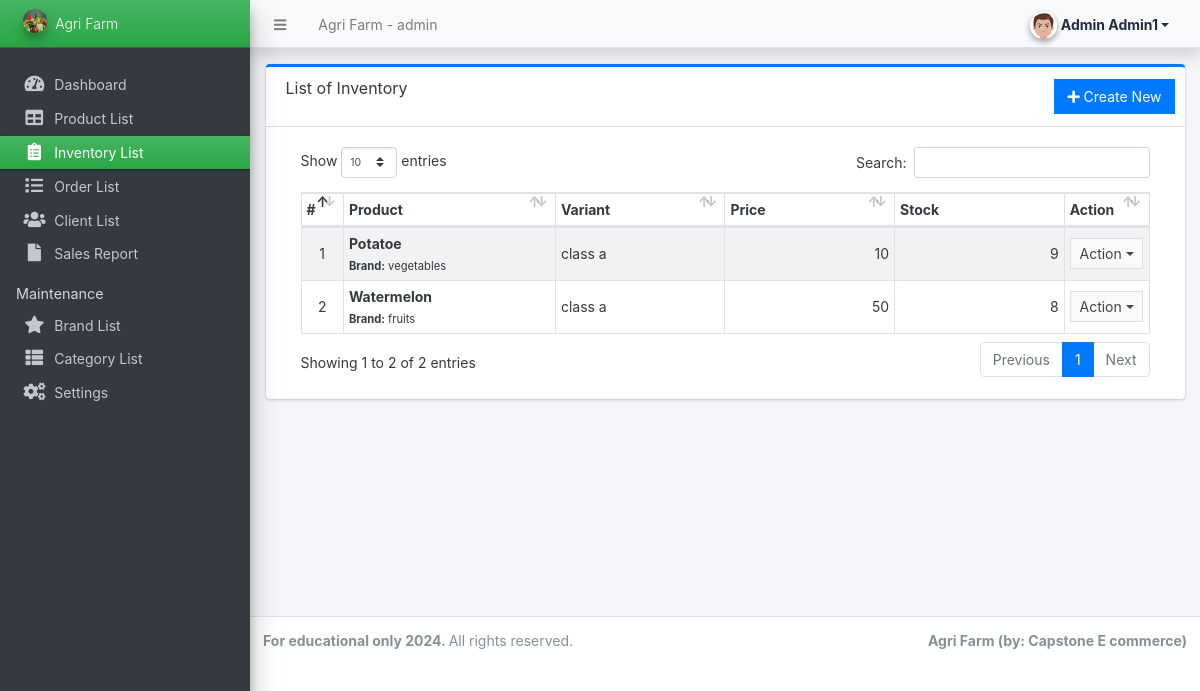
Before: /admin/?page=inventory (signed in) with the older database file.
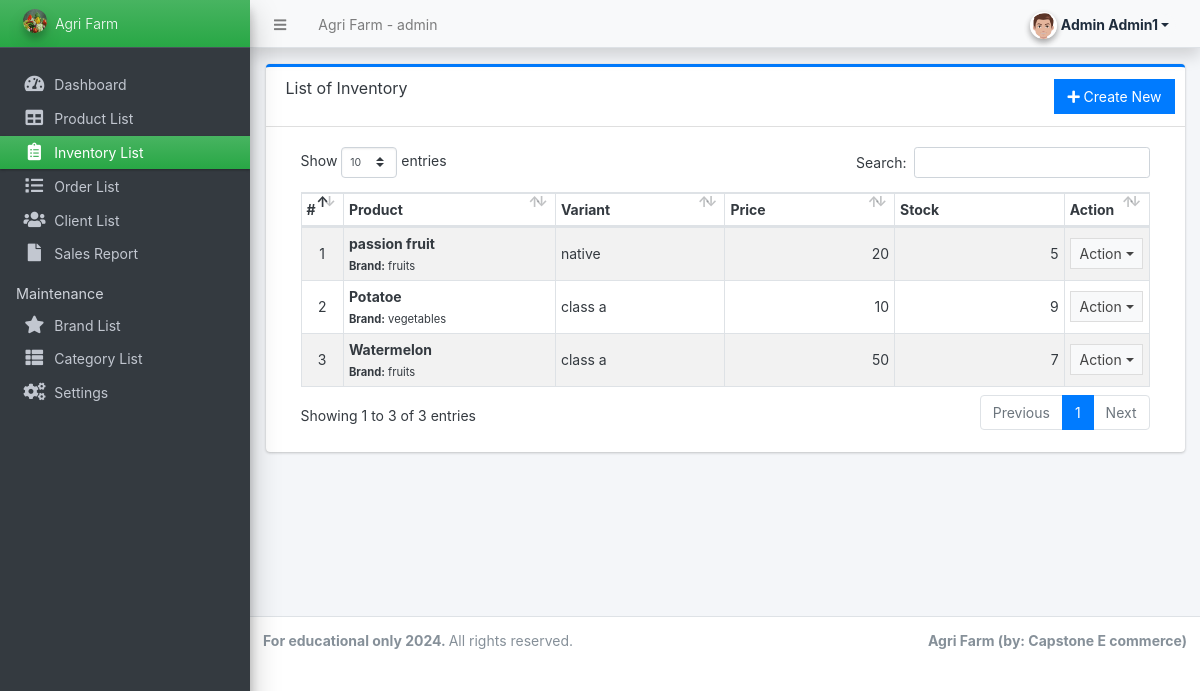
After: the same page with the newer database file.
### tables this page shows
CREATE TABLE `inventory` (
  `id` int(30) NOT NULL,
  `user_id_inventory` int(11) NOT NULL,
  `variant` text NOT NULL,
  `product_id` int(30) NOT NULL,
  `quantity` double NOT NULL,
  `price` float NOT NULL,
  `date_created` datetime NOT NULL DEFAULT current_timestamp(),
  `date_updated` datetime DEFAULT NULL ON UPDATE current_timestamp()
);

CREATE TABLE `products` (
  `id` int(30) NOT NULL,
  `brand_id` int(30) NOT NULL,
  `category_id` int(30) NOT NULL,
  `name` varchar(250) NOT NULL,
  `specs` text NOT NULL,
  `status` tinyint(1) NOT NULL DEFAULT 1,
  `delete_flag` tinyint(1) NOT NULL DEFAULT 0,
  `date_created` datetime NOT NULL DEFAULT current_timestamp(),
  `user_id` int(50) NOT NULL
);

CREATE TABLE `brands` (
  `id` int(30) NOT NULL,
  `user_id_brand` int(11) NOT NULL,
  `name` varchar(250) NOT NULL,
  `description` text DEFAULT NULL,
  `image_path` text DEFAULT NULL,
  `status` tinyint(1) NOT NULL DEFAULT 1,
  `delete_flag` tinyint(1) NOT NULL DEFAULT 0,
  `date_created` datetime NOT NULL DEFAULT current_timestamp()
);

### config.php (called while the page is built, shortened)
<?php
function format_num($number = '' , $decimal = ''){
    if(is_numeric($number)){
        $ex = explode(".",$number);
        $decLen = isset($ex[1]) ? strlen($ex[1]) : 0;
        if(is_numeric($decimal)){
            return number_format($number,$decimal);
        }else{
            return number_format($number,$decLen);
        }
    }else{
        return "Invalid Input";
    }
}
?>

### admin/inventory/index.php (the view, shortened to what this page needs)
<div class="card card-outline card-primary">
	<div class="card-header">
		<h3 class="card-title">List of Inventory</h3>
		<div class="card-tools">
			<a href="?page=inventory/manage_inventory" class="btn btn-flat btn-primary"><span class="fas fa-plus"></span>  Create New</a>
		</div>
	</div>
	<div class="card-body">
		<div class="container-fluid">
        <div class="container-fluid">
			<table class="table table-hover table-striped table-bordered">
				<colgroup>
					<col width="5%">
					<col width="25%">
					<col width="20%">
					<col width="20%">
					<col width="20%">
					<col width="10%">
				</colgroup>
				<thead>
					<tr>
						<th>#</th>
						<th>Product</th>
						<th>Variant</th>
						<th>Price</th>
						<th>Stock</th>
						<th>Action</th>
					</tr>
				</thead>
				<tbody>
					<?php
					$i = 1;
						$qry = $conn->query("SELECT i.*,p.name as product,b.name as bname from `inventory` i inner join `products` p on p.id = i.product_id inner join brands b on p.brand_id = b.id order by unix_timestamp(i.date_created) desc ");
						while($row = $qry->fetch_assoc()):
						$sold = $conn->query("SELECT SUM(ol.quantity) as sold FROM order_list ol inner join orders o on o.id = ol.order_id where ol.inventory_id='{$row['id']}' and o.`status` != 4 ");
						$sold = $sold->num_rows > 0 ? $sold->fetch_assoc()['sold'] : 0;
						$avail = $row['quantity'] - $sold;
						foreach($row as $k=> $v){
							$row[$k] = trim(stripslashes($v));
						}
					?>
						<tr>
							<td class="text-center"><?php echo $i++; ?></td>
							<td>
								<b><?php echo $row['product'] ?></b> <br>
								<small><b>Brand:</b> <?php echo $row['bname'] ?></small>
							</td>
							<td class=""><?php echo ($row['variant']) ?></td>
							<td class="text-right"><?php echo format_num($row['price']) ?></td>
							<td class="text-right"><?php echo $avail ?></td>
							<td align="center">
								 <button type="button" class="btn btn-flat btn-default btn-sm dropdown-toggle dropdown-icon" data-toggle="dropdown">
				                  		Action
				                  </button>
							</td>
						</tr>
					<?php endwhile; ?>
				</tbody>
			</table>
		</div>
		</div>
	</div>
</div>

Changed rows visible on the page:
added inventory: product.name "passion fruit", brands.name "fruits", variant "native", price "20", quantity "5"
computed for inventory "Watermelon": avail "8" → "7"
Other visible differences:
text written by a page script: "Show entries Search: Showing 1 to 2 of 2 entries Previous 1 Next" → "Show entries Search: Showing 1 to 3 of 3 entries Previous 1 Next"
